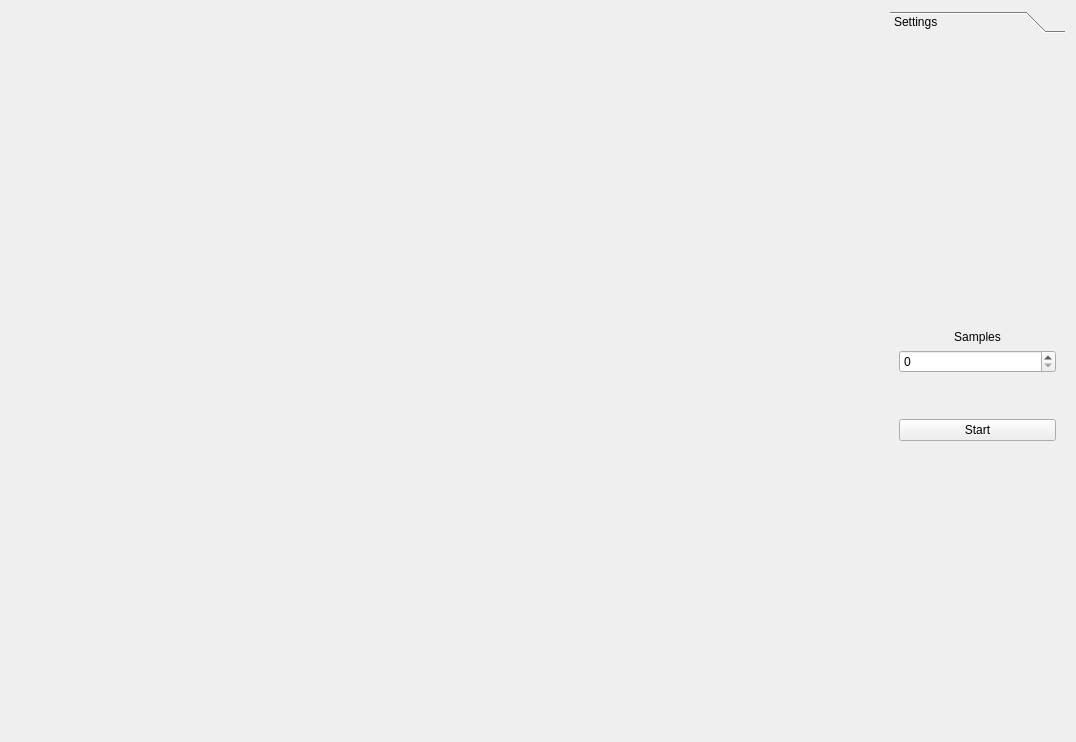
<?xml version="1.0" encoding="UTF-8"?>
<ui version="4.0">
 <class>DisplayWidget</class>
 <widget class="QWidget" name="DisplayWidget">
  <property name="geometry">
   <rect>
    <x>0</x>
    <y>0</y>
    <width>1076</width>
    <height>742</height>
   </rect>
  </property>
  <property name="windowTitle">
   <string>Form</string>
  </property>
  <layout class="QHBoxLayout" name="horizontalLayout" stretch="5,1">
   <item>
    <widget class="SceneContainer" name="sceneContainer" native="true"/>
   </item>
   <item>
    <widget class="QToolBox" name="toolBox">
     <property name="currentIndex">
      <number>0</number>
     </property>
     <widget class="QWidget" name="page">
      <property name="geometry">
       <rect>
        <x>0</x>
        <y>0</y>
        <width>175</width>
        <height>688</height>
       </rect>
      </property>
      <attribute name="label">
       <string>Settings</string>
      </attribute>
      <layout class="QVBoxLayout" name="verticalLayout" stretch="1,0,1,0,1,1">
       <item>
        <spacer name="verticalSpacer_2">
         <property name="orientation">
          <enum>Qt::Vertical</enum>
         </property>
         <property name="sizeHint" stdset="0">
          <size>
           <width>20</width>
           <height>40</height>
          </size>
         </property>
        </spacer>
       </item>
       <item>
        <widget class="QLabel" name="label">
         <property name="text">
          <string>Samples</string>
         </property>
         <property name="alignment">
          <set>Qt::AlignBottom|Qt::AlignHCenter</set>
         </property>
        </widget>
       </item>
       <item>
        <widget class="QSpinBox" name="samplesCountInput">
         <property name="wrapping">
          <bool>false</bool>
         </property>
         <property name="frame">
          <bool>true</bool>
         </property>
         <property name="accelerated">
          <bool>true</bool>
         </property>
        </widget>
       </item>
       <item>
        <spacer name="verticalSpacer_3">
         <property name="orientation">
          <enum>Qt::Vertical</enum>
         </property>
         <property name="sizeHint" stdset="0">
          <size>
           <width>20</width>
           <height>40</height>
          </size>
         </property>
        </spacer>
       </item>
       <item>
        <widget class="QPushButton" name="startButton">
         <property name="text">
          <string>Start</string>
         </property>
        </widget>
       </item>
       <item>
        <spacer name="verticalSpacer">
         <property name="orientation">
          <enum>Qt::Vertical</enum>
         </property>
         <property name="sizeHint" stdset="0">
          <size>
           <width>20</width>
           <height>40</height>
          </size>
         </property>
        </spacer>
       </item>
      </layout>
     </widget>
    </widget>
   </item>
  </layout>
 </widget>
 <customwidgets>
  <customwidget>
   <class>SceneContainer</class>
   <extends>QWidget</extends>
   <header>UserInterface/scenecontainer.h</header>
   <container>1</container>
  </customwidget>
 </customwidgets>
 <resources/>
 <connections/>
</ui>
